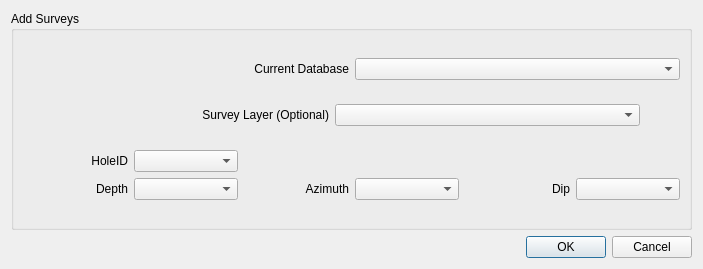
<?xml version="1.0" encoding="UTF-8"?>
<ui version="4.0">
 <class>desurveyHole_dialog</class>
 <widget class="QDialog" name="desurveyHole_dialog">
  <property name="geometry">
   <rect>
    <x>0</x>
    <y>0</y>
    <width>703</width>
    <height>269</height>
   </rect>
  </property>
  <property name="windowTitle">
   <string>Desurvey Hole</string>
  </property>
  <layout class="QVBoxLayout" name="verticalLayout">
   <item>
    <widget class="QGroupBox" name="groupSurvey">
     <property name="title">
      <string>Add Surveys</string>
     </property>
     <layout class="QVBoxLayout" name="verticalLayout_3">
      <item>
       <layout class="QHBoxLayout" name="horizontalLayout">
        <item>
         <widget class="QLabel" name="label">
          <property name="text">
           <string>Current Database</string>
          </property>
          <property name="alignment">
           <set>Qt::AlignRight|Qt::AlignTrailing|Qt::AlignVCenter</set>
          </property>
         </widget>
        </item>
        <item>
         <widget class="QComboBox" name="cbCurrentDb"/>
        </item>
       </layout>
      </item>
      <item>
       <layout class="QHBoxLayout" name="horizontalLayout_3">
        <property name="topMargin">
         <number>0</number>
        </property>
        <item>
         <widget class="QLabel" name="label_2">
          <property name="text">
           <string>Survey Layer (Optional)</string>
          </property>
          <property name="alignment">
           <set>Qt::AlignRight|Qt::AlignTrailing|Qt::AlignVCenter</set>
          </property>
         </widget>
        </item>
        <item>
         <widget class="QgsMapLayerComboBox" name="lbSurveyLayer">
          <property name="currentIndex">
           <number>-1</number>
          </property>
          <property name="allowEmptyLayer">
           <bool>true</bool>
          </property>
          <property name="showCrs">
           <bool>false</bool>
          </property>
         </widget>
        </item>
        <item>
         <spacer name="horizontalSpacer_2">
          <property name="orientation">
           <enum>Qt::Horizontal</enum>
          </property>
          <property name="sizeType">
           <enum>QSizePolicy::Minimum</enum>
          </property>
          <property name="sizeHint" stdset="0">
           <size>
            <width>40</width>
            <height>20</height>
           </size>
          </property>
         </spacer>
        </item>
       </layout>
      </item>
      <item>
       <layout class="QGridLayout" name="gridLayout_2">
        <property name="topMargin">
         <number>0</number>
        </property>
        <item row="0" column="1">
         <widget class="QgsFieldComboBox" name="fbSurveyId">
          <property name="minimumSize">
           <size>
            <width>0</width>
            <height>0</height>
           </size>
          </property>
         </widget>
        </item>
        <item row="0" column="0">
         <widget class="QLabel" name="label_11">
          <property name="minimumSize">
           <size>
            <width>0</width>
            <height>0</height>
           </size>
          </property>
          <property name="text">
           <string>HoleID</string>
          </property>
          <property name="alignment">
           <set>Qt::AlignRight|Qt::AlignTrailing|Qt::AlignVCenter</set>
          </property>
         </widget>
        </item>
        <item row="1" column="1">
         <widget class="QgsFieldComboBox" name="fbSurveyDepth">
          <property name="minimumSize">
           <size>
            <width>0</width>
            <height>0</height>
           </size>
          </property>
         </widget>
        </item>
        <item row="1" column="0">
         <widget class="QLabel" name="label_13">
          <property name="text">
           <string>Depth</string>
          </property>
          <property name="alignment">
           <set>Qt::AlignRight|Qt::AlignTrailing|Qt::AlignVCenter</set>
          </property>
         </widget>
        </item>
        <item row="1" column="4">
         <widget class="QLabel" name="label_12">
          <property name="text">
           <string>Dip</string>
          </property>
          <property name="alignment">
           <set>Qt::AlignRight|Qt::AlignTrailing|Qt::AlignVCenter</set>
          </property>
         </widget>
        </item>
        <item row="1" column="2">
         <widget class="QLabel" name="label_14">
          <property name="text">
           <string>Azimuth</string>
          </property>
          <property name="alignment">
           <set>Qt::AlignRight|Qt::AlignTrailing|Qt::AlignVCenter</set>
          </property>
         </widget>
        </item>
        <item row="1" column="3">
         <widget class="QgsFieldComboBox" name="fbSurveyAz">
          <property name="minimumSize">
           <size>
            <width>0</width>
            <height>0</height>
           </size>
          </property>
         </widget>
        </item>
        <item row="1" column="5">
         <widget class="QgsFieldComboBox" name="fbSurveyDip">
          <property name="minimumSize">
           <size>
            <width>0</width>
            <height>0</height>
           </size>
          </property>
         </widget>
        </item>
       </layout>
      </item>
     </layout>
    </widget>
   </item>
   <item>
    <widget class="QDialogButtonBox" name="buttonBox">
     <property name="orientation">
      <enum>Qt::Horizontal</enum>
     </property>
     <property name="standardButtons">
      <set>QDialogButtonBox::Cancel|QDialogButtonBox::Ok</set>
     </property>
    </widget>
   </item>
  </layout>
 </widget>
 <customwidgets>
  <customwidget>
   <class>QgsFieldComboBox</class>
   <extends>QComboBox</extends>
   <header>qgsfieldcombobox.h</header>
  </customwidget>
  <customwidget>
   <class>QgsMapLayerComboBox</class>
   <extends>QComboBox</extends>
   <header>qgsmaplayercombobox.h</header>
  </customwidget>
 </customwidgets>
 <tabstops>
  <tabstop>lbSurveyLayer</tabstop>
  <tabstop>fbSurveyId</tabstop>
  <tabstop>fbSurveyDepth</tabstop>
  <tabstop>fbSurveyAz</tabstop>
  <tabstop>fbSurveyDip</tabstop>
 </tabstops>
 <resources/>
 <connections>
  <connection>
   <sender>buttonBox</sender>
   <signal>accepted()</signal>
   <receiver>desurveyHole_dialog</receiver>
   <slot>accept()</slot>
   <hints>
    <hint type="sourcelabel">
     <x>248</x>
     <y>254</y>
    </hint>
    <hint type="destinationlabel">
     <x>157</x>
     <y>274</y>
    </hint>
   </hints>
  </connection>
  <connection>
   <sender>buttonBox</sender>
   <signal>rejected()</signal>
   <receiver>desurveyHole_dialog</receiver>
   <slot>reject()</slot>
   <hints>
    <hint type="sourcelabel">
     <x>316</x>
     <y>260</y>
    </hint>
    <hint type="destinationlabel">
     <x>286</x>
     <y>274</y>
    </hint>
   </hints>
  </connection>
 </connections>
</ui>
